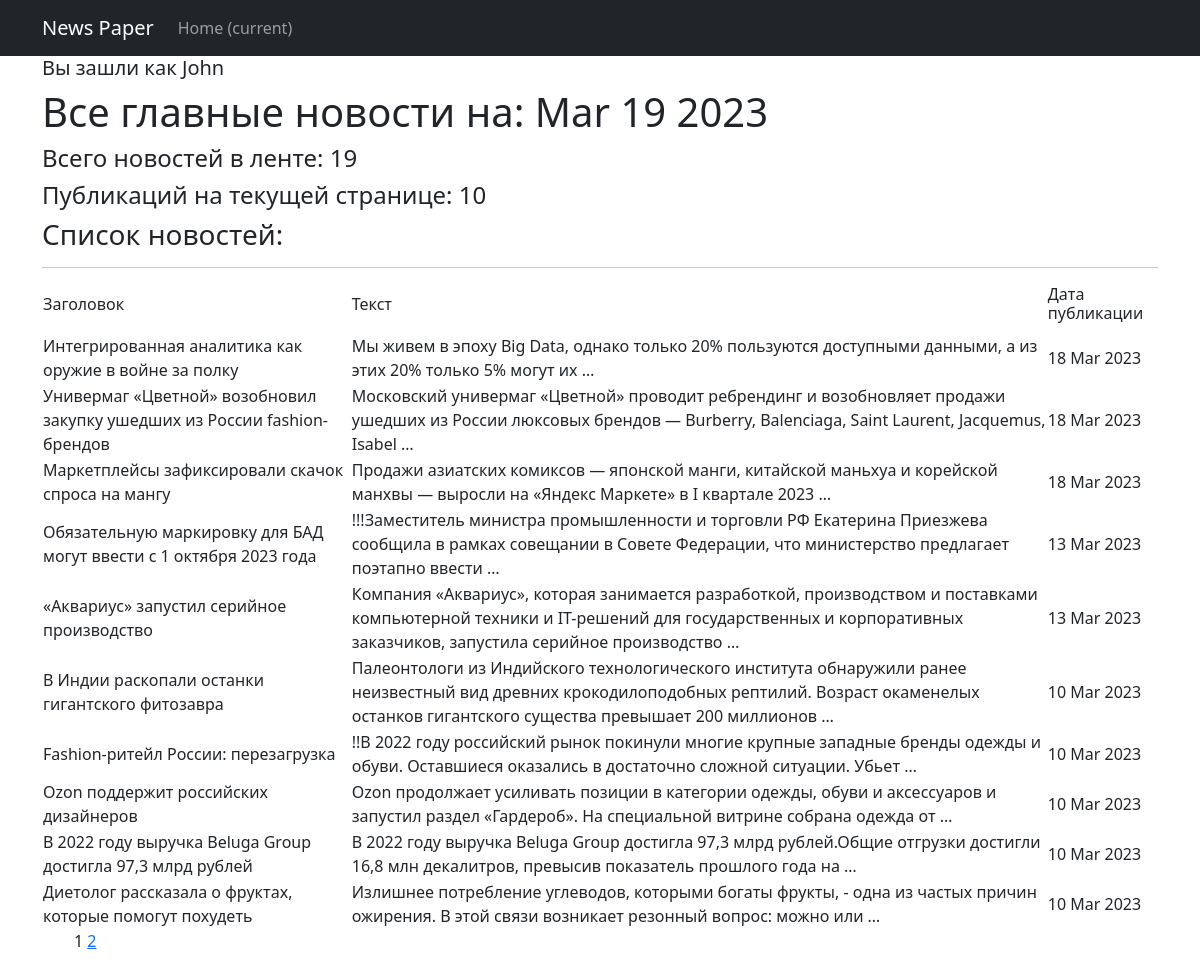
Page /news/ (signed in) on the committed database.
### news/models.py (models this page shows, shortened)
class Post(models.Model):
    list_type = [(news, 'Новости'), (article, 'Статья')]
    author = models.ForeignKey(Author, on_delete=models.CASCADE)
    post_type = models.CharField(max_length=2, choices=list_type)
    time_create = models.DateTimeField(auto_now_add=True)
    category = models.ManyToManyField(Category, through='PostCategory')
    title = models.CharField(max_length=250)
    text_post = models.TextField()
    rating = models.FloatField(default=0.0)

### news/views.py (the view, shortened to what this page needs)
# urls.py: path('', PostsList.as_view(), name='all_post'),
class PostsList(ListView):
    model = Post
    ordering = '-time_create'
    template_name = 'posts.html'
    context_object_name = 'posts'
    paginate_by = 10  # вот так мы можем указать количество записей на странице
    def get_context_data(self, *args, **kwargs):
        context = super().get_context_data(*args, **kwargs)
        context['time_now'] = datetime.utcnow()
        return context

### news/templatetags/custom_filters.py (called while the page is built)
@register.filter
@stringfilter
def censor(value):
    for i in range(len(bad_words)):
        num_index = value.lower().find(bad_words[i])
        if num_index > 0:
            value = value.replace(bad_words[i][1:], "*" * (len(bad_words[i]) - 1))
    return value

### news/templates/posts.html (shortened to what this page needs)
{% extends 'flatpages/default.html' %}
{% load custom_filters %}
{% block content %}
   <h5>Вы зашли как {{request.user}}</h5>
   <h1>Все главные новости на: {{ time_now|date:'M d Y' }}</h1>
   <h4>Всего новостей в ленте: {{ page_obj.paginator.count }} </h4>
   <h4>Публикаций на текущей странице: {{ posts|length}}</h4>
   <h3>Список новостей: </h3>
   <hr>
   {% if posts %}
       <table>
           <tr>
               <td><h6>Заголовок</h6></td>
               <td><h6>Текст</h6></td>
               <td><h6>Дата публикации</h6></td>
           </tr>
           {% for post in posts %}
           <tr>
               <td>{{ post.title|censor }}</td>
               <td>{{ post.text_post|censor|truncatewords:20 }}</td>
               <td>{{ post.time_create|date:'d M Y' }}</td>
           </tr>
           {% endfor %}
       </table>
   {% else %}
       <h2>Новостей нет!</h2>
   {% endif %}
    <ul text-align = "start ">
   {{ page_obj.number }}
   {% if page_obj.has_next %}
       <a href="?page={{ page_obj.next_page_number }}">{{ page_obj.next_page_number }}</a>
   {% endif %}
   </ul>
{% endblock content %}

### rows in the picture
Post: title|censor "Интегрированная аналитика как оружие в войне за полку", text_post|censor "Мы живем в эпоху Big Data, однако только 20% пользуются доступными данными, а из этих 20% только 5% могут их …", time_create "18 Mar 2023"
Post: title|censor "Универмаг «Цветной» возобновил закупку ушедших из России fashion-брендов", text_post|censor "Московский универмаг «Цветной» проводит ребрендинг и возобновляет продажи ушедших из России люксовых брендов — Burberry, Balenciaga, Saint Laurent, Jacquemus, Isabel …", time_create "18 Mar 2023"
Post: title|censor "Маркетплейсы зафиксировали скачок спроса на мангу", text_post|censor "Продажи азиатских комиксов — японской манги, китайской маньхуа и корейской манхвы — выросли на «Яндекс Маркете» в I квартале 2023 …", time_create "18 Mar 2023"
Post: title|censor "Обязательную маркировку для БАД могут ввести с 1 октября 2023 года", text_post|censor "!!!Заместитель министра промышленности и торговли РФ Екатерина Приезжева сообщила в рамках совещании в Совете Федерации, что министерство предлагает поэтапно ввести …", time_create "13 Mar 2023"
Post: title|censor "«Аквариус» запустил серийное производство", text_post|censor "Компания «Аквариус», которая занимается разработкой, производством и поставками компьютерной техники и IT-решений для государственных и корпоративных заказчиков, запустила серийное производство …", time_create "13 Mar 2023"
Post: title|censor "В Индии раскопали останки гигантского фитозавра", text_post|censor "Палеонтологи из Индийского технологического института обнаружили ранее неизвестный вид древних крокодилоподобных рептилий. Возраст окаменелых останков гигантского существа превышает 200 миллионов …", time_create "10 Mar 2023"
Post: title|censor "Fashion-ритейл России: перезагрузка", text_post|censor "!!В 2022 году российский рынок покинули многие крупные западные бренды одежды и обуви. Оставшиеся оказались в достаточно сложной ситуации. Убьет …", time_create "10 Mar 2023"
Post: title|censor "Ozon поддержит российских дизайнеров", text_post|censor "Ozon продолжает усиливать позиции в категории одежды, обуви и аксессуаров и запустил раздел «Гардероб». На специальной витрине собрана одежда от …", time_create "10 Mar 2023"
Post: title|censor "В 2022 году выручка Beluga Group достигла 97,3 млрд рублей", text_post|censor "В 2022 году выручка Beluga Group достигла 97,3 млрд рублей.Общие отгрузки достигли 16,8 млн декалитров, превысив показатель прошлого года на …", time_create "10 Mar 2023"
Post: title|censor "Диетолог рассказала о фруктах, которые помогут похудеть", text_post|censor "Излишнее потребление углеводов, которыми богаты фрукты, - одна из частых причин ожирения. В этой связи возникает резонный вопрос: можно или …", time_create "10 Mar 2023"

### other values in the picture
{{ request.user }} "John"
{{ time_now|date:'M d Y' }} "Mar 19 2023"
{{ page_obj.paginator.count }} "19"
{{ posts|length }} "10"
{{ page_obj.number }} "1"
{{ page_obj.next_page_number }} "2"
